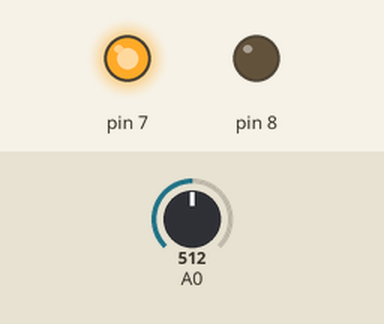
Recording of a sketch running on a simulated Arduino Uno, built with avr-gcc and run on an emulated ATmega328P. Shown: output pins drawn as LEDs (lit = HIGH). The inputs (shaded band) are chosen by the test bench; at power-on: A0 = 512. What the sketch prints to the serial monitor is not drawn.

Above: at 0.1 s.
Timing chart, 0 to 1.6 s (numbered marks = the images above):
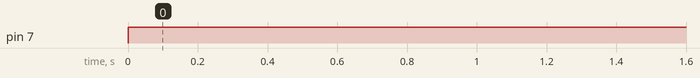

The sketch:

diod.ino
```cpp
void setup() {
  pinMode(4, INPUT_PULLUP); // put your setup code here, to run once:
  pinMode(7, OUTPUT);
  pinMode(8, OUTPUT);
  Serial.begin(9600);
}

void loop() {
  // put your main code here, to run repeatedly:
  digitalWrite(7, HIGH);
  digitalWrite(8, LOW);
  Serial.println(analogRead(A0));
  /*if (digitalRead(4) == 1) {
    Serial.println("-+");
  }
  else {
    digitalWrite(7, HIGH);
    digitalWrite(8, LOW);
    if (digitalRead(4) == 0) {
      Serial.println("+-");
    }
    else {
      Serial.println("error");
    }
  }*/
}
```

Measured:
- by itself, pin 7: LOW → HIGH at 0.00 s
